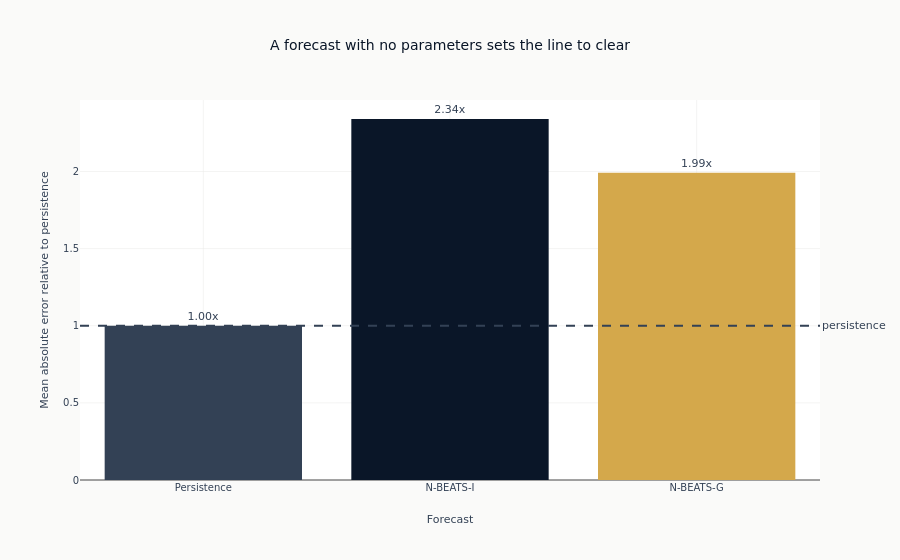

The notebook cell saved with this chart:
### Code cell
fig_benchmark = go.Figure(
    go.Bar(
        x=comparison_df["Model"].to_list(),
        y=comparison_df["MAE / persistence"].to_list(),
        marker_color=[COLORS["neutral"], COLORS["blue"], COLORS["amber"]],
        text=[f"{value:.2f}x" for value in comparison_df["MAE / persistence"]],
        textposition="outside",
    )
)
fig_benchmark.add_hline(
    y=1.0,
    line_dash="dash",
    line_color=COLORS["neutral"],
    annotation_text="persistence",
    annotation_position="right",
)
fig_benchmark.update_layout(
    title="A forecast with no parameters sets the line to clear",
    xaxis_title="Forecast",
    yaxis_title="Mean absolute error relative to persistence",
    showlegend=False,
)
fig_benchmark.update_yaxes(rangemode="tozero")
show_plotly_with_alt(
    fig_benchmark,
    "A bar chart of three forecasts - persistence and the two N-BEATS variants - "
    "with each bar giving its mean absolute error as a multiple of persistence's, "
    "and a dashed line at one marking persistence itself.",
)

### Figure 1 — Plotly figure (JSON) as saved in the notebook; plotly's stock layout.template omitted (floating-point values rounded to 4 significant figures)
{"data": [{"marker": {"color": ["#334155", "#0a1628", "#D4A84B"]}, "text": ["1.00x", "2.34x", "1.99x"], "textposition": "outside", "type": "bar", "x": ["Persistence", "N-BEATS-I", "N-BEATS-G"], "y": [1.0, 2.34, 1.993]}], "layout": {"annotations": [{"showarrow": false, "text": "persistence", "x": 1, "xanchor": "left", "xref": "x domain", "y": 1.0, "yanchor": "middle", "yref": "y"}], "shapes": [{"line": {"color": "#334155", "dash": "dash"}, "type": "line", "x0": 0, "x1": 1, "xref": "x domain", "y0": 1.0, "y1": 1.0, "yref": "y"}], "showlegend": false, "title": {"text": "A forecast with no parameters sets the line to clear"}, "xaxis": {"title": {"text": "Forecast"}}, "yaxis": {"rangemode": "tozero", "title": {"text": "Mean absolute error relative to persistence"}}}}
